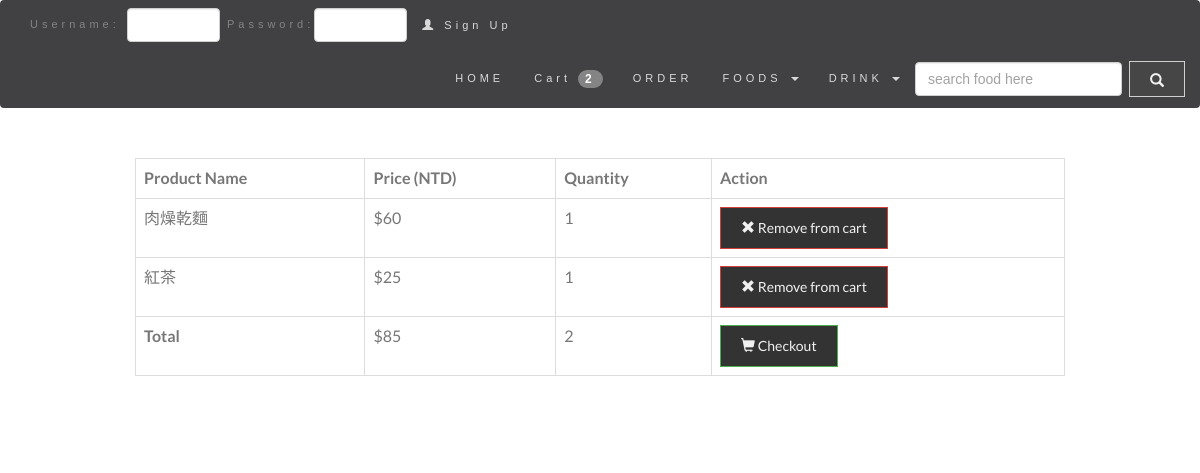
/public_html/cart/cart.php, run on the app's committed database.
### tables this page shows
CREATE TABLE `cart_items` (
  `order_no` int(5) NOT NULL AUTO_INCREMENT,
  `id` int(5) NOT NULL,
  `name` char(20) NOT NULL,
  `category` char(10) NOT NULL,
  `price` int(5) NOT NULL,
  `quantity` int(5) NOT NULL,
  PRIMARY KEY (`order_no`),
  KEY `id` (`id`)
);

### public_html/cart/cart.php (the view, shortened to what this page needs)
<?php
include 'layout_head.php';
    $sql = "SELECT * FROM cart_items" ;
    $result = $conn->query($sql);
    if($result->num_rows>0) {
        echo "<div class='container-fluid'>
            <div class='row'>
        ";
        echo "<table class='table table-hover table-responsive table-bordered'>";
        echo "<tr>";
        echo "<th class='textAlignLeft'>Product Name</th>";
        echo "<th>Price (NTD)</th>";
        echo "<th>Quantity</th>";
        echo "<th>Action</th>";
        echo "</tr>";
        $total_price = 0;
        $total_qty = 0;
        while ($row = $result->fetch_assoc()) {
            echo "<tr>";
            echo "<td>{$row['name']}</td>";
            echo "<td>&#36;{$row['price']}</td>";
            echo "<td>{$row['quantity']}</td>";
            echo "<td>";
            echo "<a href='remove_from_cart.php?id={$row['id']}&name={$row['name']}' class='btn btn-danger'>";
            echo "<span class='glyphicon glyphicon-remove'></span> Remove from cart";
            echo "</a>";
            echo "</td>";
            echo "</tr>";
            $total_price += ($row['price'] * $row['quantity']);
            $total_qty += $row['quantity'];
        }
        echo "<tr>";
        echo "<td><b>Total</b></td>";
        echo "<td>&#36;{$total_price}</td>";
        echo "<td>{$total_qty}</td>";
        echo "<td>";
        echo "<a href='checkout.php' class='btn btn-success'>";
        echo "<span class='glyphicon glyphicon-shopping-cart'></span> Checkout";
        echo "</a>";
        echo "</td>";
        echo "</tr>";
        echo "</table>";
        echo "</div>";
        echo "</div>";
    }
else{
    echo "<div class='alert alert-danger'>";
    echo "<strong>No products found</strong> in your cart!";
    echo "</div>";
}
?>
<?php
include 'layout_foot.php';
?>

### public_html/cart/layout_head.php (style rules this page uses)
body { font: 400 15px/1.8 Lato, sans-serif; color: #777777; }
.btn { padding: 10px 20px; background-color: #333; color: #f1f1f1; border-radius: 0; transition: .2s; }

### data on the page
cart_items: name "肉燥乾麵", price "60", quantity "1"
cart_items: name "紅茶", price "25", quantity "1"

### other printed values
$row['total'] "2"
$total_price "85"
$total_qty "2"
